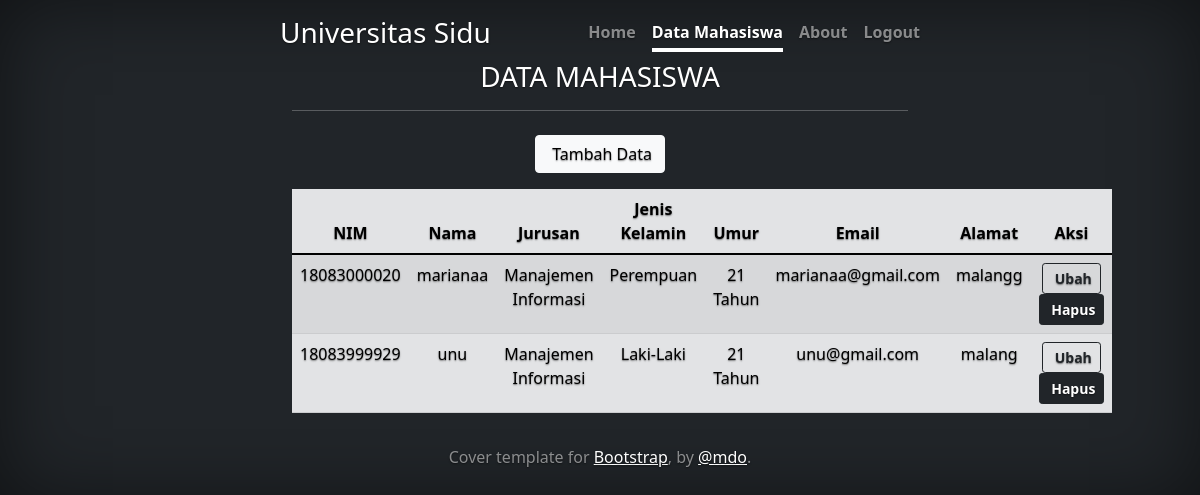
/dataadmin.php, run on the app's committed database.
### tables this page shows
CREATE TABLE `mahasiswaa` (
  `nim` varchar(50) NOT NULL,
  `nama` varchar(100) NOT NULL,
  `jurusan` enum('Sistem Informasi','Hukum','Psikologi','Manajemen Informasi') NOT NULL,
  `jeniskelamin` enum('Laki-Laki','Perempuan') NOT NULL,
  `tgllahir` date NOT NULL,
  `email` varchar(100) NOT NULL,
  `alamat` varchar(200) NOT NULL
);

### koneksi.php (called while the page is built, shortened)
<?php
$koneksi = mysqli_connect("localhost", "root", "", "crud");
function query($query)
{
    global $koneksi;
    $result = mysqli_query($koneksi, $query);
    $rows = [];
    while ($row = mysqli_fetch_assoc($result)) {
        $rows[] = $row;
    }
    return $rows;
}

### dataadmin.php (the view, shortened to what this page needs)
<?php
require 'koneksi.php';
$mahasiswa = query("SELECT * FROM mahasiswaa ORDER BY nim asc");
?>
<!DOCTYPE html>
<html lang="en">
<head>
    <link href="https://cdn.jsdelivr.net/npm/bootstrap@5.1.3/dist/css/bootstrap.min.css" rel="stylesheet">
    <link rel="stylesheet" href="cover.css">
</head>
<body>
<link href="/docs/5.1/dist/css/bootstrap.min.css" rel="stylesheet">
    <link href="cover.css" rel="stylesheet">
  </head>
  <body class="d-flex h-100 text-center text-white bg-dark">
<div class="cover-container d-flex w-100 h-100 p-3 mx-auto flex-column">
  <header class="mb-auto">
    <div>
      <h3 class="float-md-start mb-0">Universitas Sidu</h3>
      <nav class="nav nav-masthead justify-content-center float-md-end">
        <a class="nav-link"  href="indexadmin.php">Home</a>
        <a class="nav-link active" aria-current="page" href="dataadmin.php">Data Mahasiswa</a>
        <a class="nav-link" href="#">About</a>
        <a class="nav-link" href="logout.php">Logout</a>
      </nav>
    </div>
  </header>
  <div class="container ">
        <div class="row my-2">
            <div class="col-md">
                <h3 class="text-center fw-light text-uppercase">Data Mahasiswa</h3>
                <hr>
            </div>
        </div>
        <div class="row my-2">
            <div class="col-md">
                <a href="tambahMahasiswa.php" class="btn btn-light"><i class="bi bi-person-plus-fill"></i>&nbsp;Tambah Data</a>
            </div>
        </div>
        <div class="row my-3">
            <div class="col-md">
                <table id="data" class="table table-striped table-responsive table-hover text-center" style="width:100%">
                    <thead class="table-secondary">
                        <tr>
                            <th>NIM</th>
                            <th>Nama</th>
                            <th>Jurusan</th>
                            <th>Jenis Kelamin</th>
                            <th>Umur</th>
							              <th>Email</th>
                            <th>Alamat</th>
                            <th>Aksi</th>
                        </tr>
                    </thead>
                    <tbody class="table-secondary">
                        <?php foreach ($mahasiswa as $row) : ?>
                            <tr>
                                <td><?= $row['nim']; ?></td>
                                <td><?= $row['nama']; ?></td>
                                <td><?= $row['jurusan']; ?></td>
								                <td><?= $row['jeniskelamin']; ?></td>
                                <?php
                                $now = time();
                                $timeTahun = strtotime($row['tgllahir']);
                                $setahun = 31536000;
                                $hitung = ($now - $timeTahun) / $setahun;
                                ?>
                                <td><?= floor($hitung); ?> Tahun</td>
                                <td><?= $row['email']; ?></td>
                                <td><?= $row['alamat']; ?></td>
                                <td>
                                    <a href="ubah.php?nim=<?= $row['nim']; ?>" class="btn btn-outline-dark btn-sm" style="font-weight: 600;"><i class="bi bi-pencil-square"></i>&nbsp;Ubah</a>
                                    <a href="hapus.php?nim=<?= $row['nim']; ?>" class="btn btn-dark btn-sm" style="font-weight: 600;" onclick="return confirm('Apakah anda yakin ingin menghapus data <?= $row['nama']; ?> ?');"><i class="bi bi-trash-fill"></i>&nbsp;Hapus</a>
                                </td>
                            </tr>
                        <?php endforeach; ?>
                    </tbody>
                </table>
            </div>
        </div>
    </div>
  <footer class="mt-auto text-white-50">
    <p>Cover template for <a href="https://getbootstrap.com/" class="text-white">Bootstrap</a>, by <a href="https://twitter.com/mdo" class="text-white">@mdo</a>.</p>
  </footer>
</div>
  </body>
</html>

### cover.css (style rules this page uses)
body { text-shadow: 0 .05rem .1rem rgba(0, 0, 0, .5); box-shadow: inset 0 0 5rem rgba(0, 0, 0, .5); }
.cover-container { max-width: 42em; }
.nav-masthead .nav-link { padding: .25rem 0; font-weight: 700; color: rgba(255, 255, 255, .5); background-color: transparent; border-bottom: .25rem solid transparent; }
.nav-masthead .nav-link + .nav-link { margin-left: 1rem; }
.nav-masthead .active { color: #fff; border-bottom-color: #fff; }

### data on the page
mahasiswaa: nim "18083000020", nama "marianaa", jurusan "Manajemen Informasi", jeniskelamin "Perempuan", email "marianaa@gmail.com", alamat "malangg"
mahasiswaa: nim "18083999929", nama "unu", jurusan "Manajemen Informasi", jeniskelamin "Laki-Laki", email "unu@gmail.com", alamat "malang"
